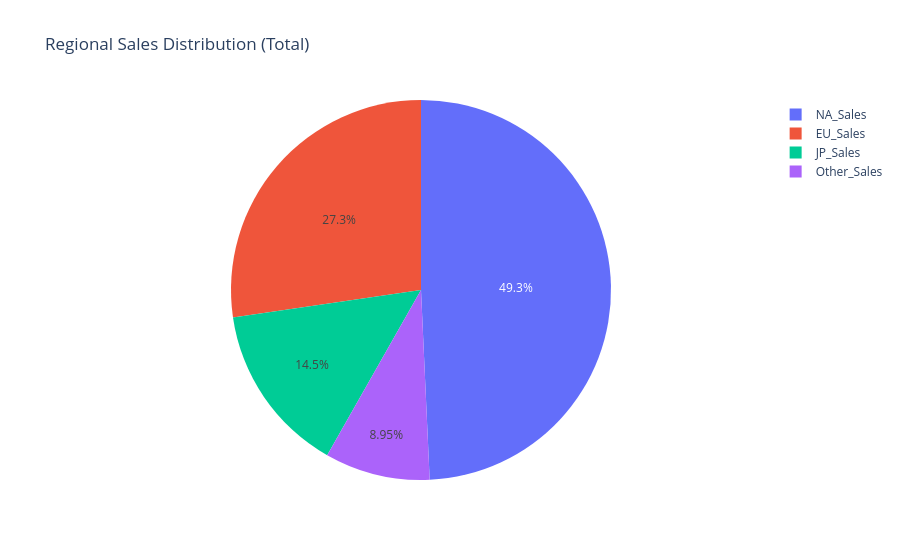

The notebook cell this image was saved under:
### Markdown cell above
#### **Insights:**

* **Action** and **Sports** have steadily climbed since 2000, peaking around 2008–2012 (coincident with major franchise releases and the rise of high-powered consoles).
* **Platform** (e.g., classic side-scrollers) dominates early 1990s but dwindles post-2000.
* **Role-Playing (RPG)** surges around 2005–2010 (e.g., "Pokemon," "Final Fantasy," "Elder Scrolls").
* **Shooter** sees occasional spikes (e.g., "Call of Duty," "Halo").
* **Adventure** and **Racing** remain niche but consistent.

### **8.4. Regional Sales Distribution (Overall)**

### Code cell
regional_sales_data = df[["NA_Sales", "EU_Sales", "JP_Sales", "Other_Sales"]].sum()

# Convert the Series to a DataFrame, which Plotly Express prefers
regional_df = regional_sales_data.reset_index()
regional_df.columns = ["Region", "Sales"]  # Rename columns for clarity in the plot

# Create pie chart
fig = px.pie(
    regional_df,
    values="Sales",
    names="Region",
    title="Regional Sales Distribution (Total)",
)
print("Embedded Plot:")
# Show the plot
fig.show()

### Figure 1 — Plotly figure (JSON) as saved in the notebook; plotly's stock layout.template omitted (floating-point values rounded to 4 significant figures)
{"data": [{"domain": {"x": [0, 1], "y": [0, 1]}, "hovertemplate": "Region=%{label}<br>Sales=%{value}<extra></extra>", "labels": ["NA_Sales", "EU_Sales", "JP_Sales", "Other_Sales"], "legendgroup": "", "name": "", "showlegend": true, "type": "pie", "values": [4393.0, 2434.0, 1291.0, 797.8]}], "layout": {"legend": {"tracegroupgap": 0}, "title": {"text": "Regional Sales Distribution (Total)"}}}
